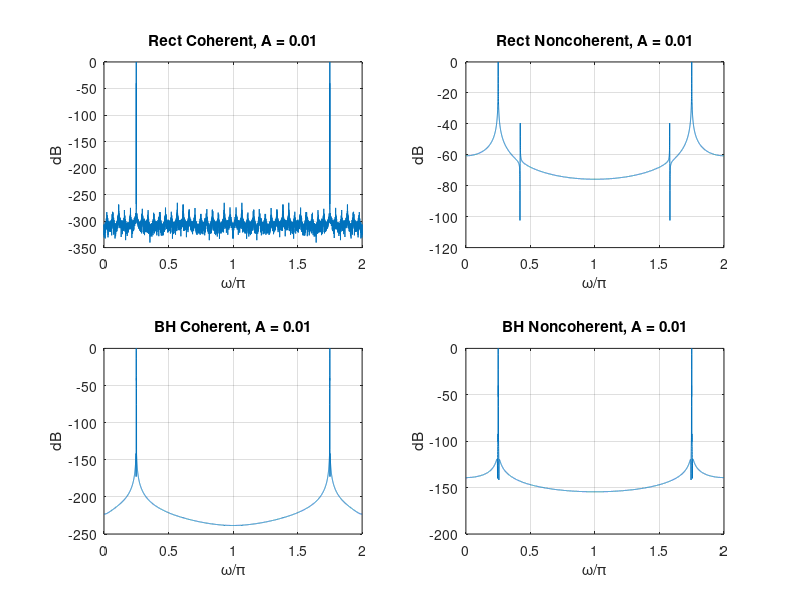
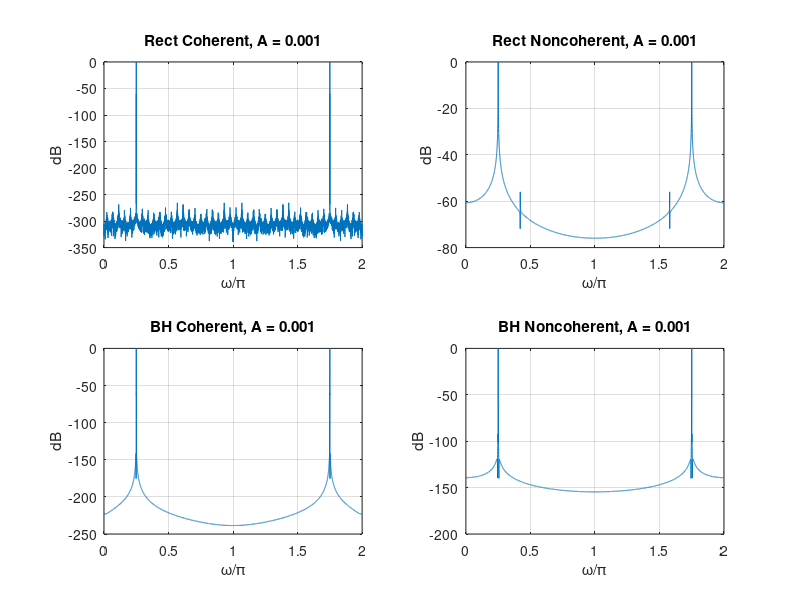

MATLAB code to generate these figures, in order:
clear; clc; close all;

N = 8192;
n = 0:N-1;

w_axis = (0:N-1)*(2*pi/N);

A_list = [0.01 0.001];   % two amplitudes 

w_rect = ones(1,N);
w_bh = blackmanharris(N)';

w1_base = 0.25*pi;

for aIdx = 1:length(A_list)

    A2 = A_list(aIdx);

    figure;

    
    % CASE 1: RECT - COHERENT
    
    p = 2;
    dw = 2*pi*p/N;

    w1 = w1_base;
    w2 = w1 + dw;

    x = sin(w1*n) + A2*sin(w2*n);

    X = fft(x .* w_rect);
    X = 20*log10(abs(X)/max(abs(X)));

    subplot(2,2,1);
    plot(w_axis/pi, X);
    title(['Rect Coherent, A = ', num2str(A2)]);
    xlabel('\omega/\pi'); ylabel('dB'); grid on;

    % CASE 2: RECT - NONCOHERENT
    p = 700;
    dw = 2*pi*p/N;

    w1 = (0.25 + 1/N)*pi;
    w2 = w1 + dw;

    x = sin(w1*n) + A2*sin(w2*n);

    X = fft(x .* w_rect);
    X = 20*log10(abs(X)/max(abs(X)));

    subplot(2,2,2);
    plot(w_axis/pi, X);
    title(['Rect Noncoherent, A = ', num2str(A2)]);
    xlabel('\omega/\pi'); ylabel('dB'); grid on;


    % CASE 3: BH - COHERENT
    p = 5;
    dw = 2*pi*p/N;

    w1 = w1_base;
    w2 = w1 + dw;

    x = sin(w1*n) + A2*sin(w2*n);

    X = fft(x .* w_bh);
    X = 20*log10(abs(X)/max(abs(X)));

    subplot(2,2,3);
    plot(w_axis/pi, X);
    title(['BH Coherent, A = ', num2str(A2)]);
    xlabel('\omega/\pi'); ylabel('dB'); grid on;


    % CASE 4: BH - NONCOHERENT

    p = 5;
    dw = 2*pi*p/N;

    w1 = (0.25 + 1/N)*pi;
    w2 = w1 + dw;

    x = sin(w1*n) + A2*sin(w2*n);

    X = fft(x .* w_bh);
    X = 20*log10(abs(X)/max(abs(X)));

    subplot(2,2,4);
    plot(w_axis/pi, X);
    title(['BH Noncoherent, A = ', num2str(A2)]);
    xlabel('\omega/\pi'); ylabel('dB'); grid on;

end
